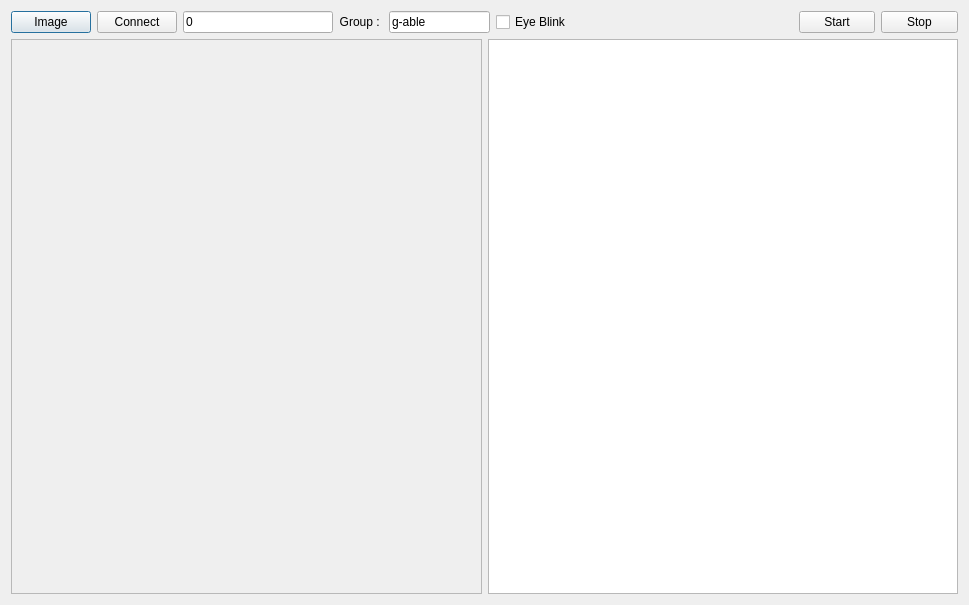
<?xml version="1.0" encoding="UTF-8"?>
<ui version="4.0">
 <class>FaceRecognitionDialog</class>
 <widget class="QDialog" name="FaceRecognitionDialog">
  <property name="geometry">
   <rect>
    <x>0</x>
    <y>0</y>
    <width>969</width>
    <height>605</height>
   </rect>
  </property>
  <property name="windowTitle">
   <string>Face Recognition</string>
  </property>
  <layout class="QHBoxLayout" name="horizontalLayout_6">
   <item>
    <layout class="QVBoxLayout" name="verticalLayout">
     <item>
      <layout class="QHBoxLayout" name="horizontalLayout_4">
       <item>
        <layout class="QHBoxLayout" name="horizontalLayout">
         <item>
          <widget class="QPushButton" name="imagePushButton">
           <property name="text">
            <string>Image</string>
           </property>
          </widget>
         </item>
         <item>
          <widget class="QPushButton" name="connectPushButton">
           <property name="text">
            <string>Connect</string>
           </property>
          </widget>
         </item>
         <item>
          <widget class="QLineEdit" name="cameraLineEdit">
           <property name="minimumSize">
            <size>
             <width>150</width>
             <height>0</height>
            </size>
           </property>
           <property name="text">
            <string>0</string>
           </property>
          </widget>
         </item>
         <item>
          <widget class="QLabel" name="label">
           <property name="text">
            <string>Group : </string>
           </property>
           <property name="alignment">
            <set>Qt::AlignRight|Qt::AlignTrailing|Qt::AlignVCenter</set>
           </property>
          </widget>
         </item>
         <item>
          <widget class="QLineEdit" name="groupLineEdit">
           <property name="text">
            <string>g-able</string>
           </property>
          </widget>
         </item>
        </layout>
       </item>
       <item>
        <widget class="QCheckBox" name="eyeBlinkCheckBox">
         <property name="text">
          <string>Eye Blink</string>
         </property>
        </widget>
       </item>
       <item>
        <spacer name="horizontalSpacer">
         <property name="orientation">
          <enum>Qt::Horizontal</enum>
         </property>
         <property name="sizeHint" stdset="0">
          <size>
           <width>228</width>
           <height>20</height>
          </size>
         </property>
        </spacer>
       </item>
       <item>
        <layout class="QHBoxLayout" name="horizontalLayout_3">
         <item>
          <widget class="QPushButton" name="startPushButton">
           <property name="minimumSize">
            <size>
             <width>40</width>
             <height>0</height>
            </size>
           </property>
           <property name="text">
            <string>Start</string>
           </property>
          </widget>
         </item>
         <item>
          <widget class="QPushButton" name="stopPushButton">
           <property name="minimumSize">
            <size>
             <width>40</width>
             <height>0</height>
            </size>
           </property>
           <property name="text">
            <string>Stop</string>
           </property>
          </widget>
         </item>
        </layout>
       </item>
      </layout>
     </item>
     <item>
      <layout class="QHBoxLayout" name="horizontalLayout_5">
       <item>
        <widget class="QScrollArea" name="scrollArea">
         <property name="widgetResizable">
          <bool>true</bool>
         </property>
         <widget class="QWidget" name="scrollAreaWidgetContents">
          <property name="geometry">
           <rect>
            <x>0</x>
            <y>0</y>
            <width>464</width>
            <height>525</height>
           </rect>
          </property>
          <layout class="QHBoxLayout" name="horizontalLayout_2">
           <item>
            <widget class="QLabel" name="imageLabel">
             <property name="minimumSize">
              <size>
               <width>64</width>
               <height>48</height>
              </size>
             </property>
             <property name="text">
              <string/>
             </property>
            </widget>
           </item>
          </layout>
         </widget>
        </widget>
       </item>
       <item>
        <widget class="QListWidget" name="recognizedListWidget"/>
       </item>
      </layout>
     </item>
    </layout>
   </item>
  </layout>
 </widget>
 <resources/>
 <connections/>
</ui>
